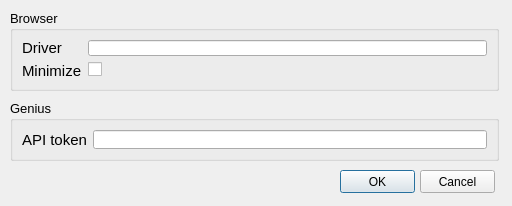
<?xml version="1.0" encoding="UTF-8"?>
<ui version="4.0">
    <class>settings_window</class>
    <widget class="QDialog" name="settings_window">
        <property name="geometry">
            <rect>
                <x>0</x>
                <y>0</y>
                <width>512</width>
                <height>206</height>
            </rect>
        </property>
        <property name="windowTitle">
            <string>Dialog</string>
        </property>
        <widget class="QPushButton" name="ok_push_button">
            <property name="geometry">
                <rect>
                    <x>340</x>
                    <y>170</y>
                    <width>75</width>
                    <height>23</height>
                </rect>
            </property>
            <property name="text">
                <string>OK</string>
            </property>
        </widget>
        <widget class="QPushButton" name="cancel_push_button">
            <property name="geometry">
                <rect>
                    <x>420</x>
                    <y>170</y>
                    <width>75</width>
                    <height>23</height>
                </rect>
            </property>
            <property name="text">
                <string>Cancel</string>
            </property>
        </widget>
        <widget class="QGroupBox" name="browser_group_box">
            <property name="geometry">
                <rect>
                    <x>10</x>
                    <y>10</y>
                    <width>489</width>
                    <height>81</height>
                </rect>
            </property>
            <property name="font">
                <font>
                    <pointsize>10</pointsize>
                </font>
            </property>
            <property name="title">
                <string>Browser</string>
            </property>
            <layout class="QFormLayout" name="formLayout">
                <item row="0" column="0">
                    <widget class="QLabel" name="driver_label">
                        <property name="font">
                            <font>
                                <pointsize>11</pointsize>
                            </font>
                        </property>
                        <property name="text">
                            <string>Driver</string>
                        </property>
                    </widget>
                </item>
                <item row="0" column="1">
                    <widget class="QLineEdit" name="driver_line_edit">
                        <property name="font">
                            <font>
                                <pointsize>11</pointsize>
                            </font>
                        </property>
                    </widget>
                </item>
                <item row="1" column="0">
                    <widget class="QLabel" name="minimize_label">
                        <property name="font">
                            <font>
                                <pointsize>11</pointsize>
                            </font>
                        </property>
                        <property name="text">
                            <string>Minimize</string>
                        </property>
                    </widget>
                </item>
                <item row="1" column="1">
                    <widget class="QCheckBox" name="minimize_check_box">
                        <property name="font">
                            <font>
                                <pointsize>11</pointsize>
                            </font>
                        </property>
                        <property name="text">
                            <string/>
                        </property>
                    </widget>
                </item>
            </layout>
        </widget>
        <widget class="QGroupBox" name="genius_group_box">
            <property name="geometry">
                <rect>
                    <x>10</x>
                    <y>100</y>
                    <width>489</width>
                    <height>61</height>
                </rect>
            </property>
            <property name="font">
                <font>
                    <pointsize>10</pointsize>
                </font>
            </property>
            <property name="title">
                <string>Genius</string>
            </property>
            <layout class="QFormLayout" name="formLayout_2">
                <item row="0" column="0">
                    <widget class="QLabel" name="api_token_label">
                        <property name="font">
                            <font>
                                <pointsize>11</pointsize>
                            </font>
                        </property>
                        <property name="text">
                            <string>API token</string>
                        </property>
                    </widget>
                </item>
                <item row="0" column="1">
                    <widget class="QLineEdit" name="api_token_line_edit">
                        <property name="font">
                            <font>
                                <pointsize>11</pointsize>
                            </font>
                        </property>
                    </widget>
                </item>
            </layout>
        </widget>
    </widget>
    <tabstops>
        <tabstop>ok_push_button</tabstop>
        <tabstop>cancel_push_button</tabstop>
        <tabstop>driver_line_edit</tabstop>
        <tabstop>minimize_check_box</tabstop>
        <tabstop>api_token_line_edit</tabstop>
    </tabstops>
    <resources/>
    <connections/>
</ui>
